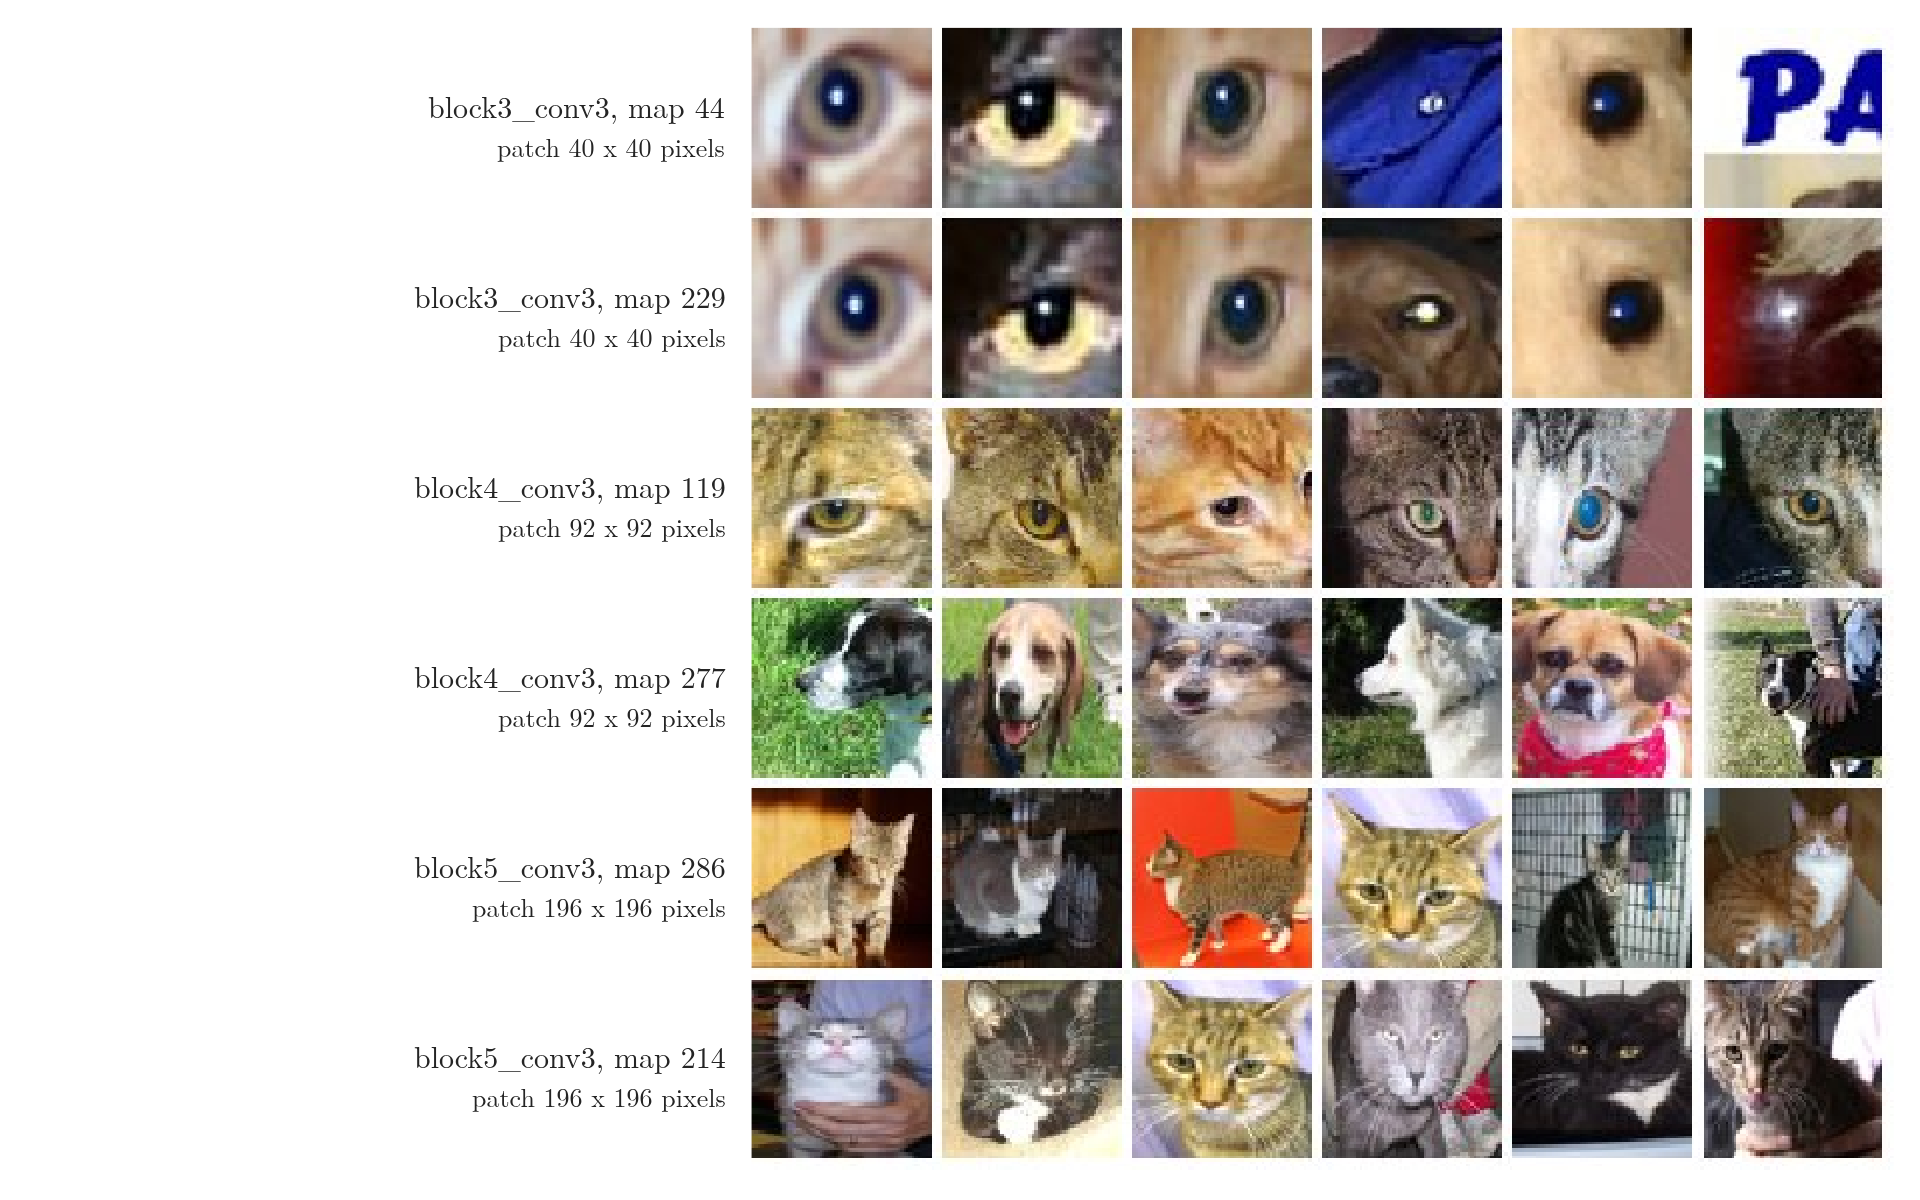

This figure's Python source:
"""For six feature maps in three deep layers, the six photo patches (of 1,000 photos) that excite each map most (Plotly)."""
from pathlib import Path
import numpy as np
import pandas as pd
from PIL import Image
import plotly.graph_objects as go
from common import FONT

here = Path(__file__).parent
data = here.parent / "data"
grid = np.array(Image.open(data / "top_patches.jpg"))
top = pd.read_csv(data / "top_patches.csv")
order = top.drop_duplicates(["layer", "channel"])[["layer", "channel"]].values.tolist()
field = {"block3_conv3": 40, "block4_conv3": 92, "block5_conv3": 196}
fig = go.Figure(go.Image(z=grid))
tile = grid.shape[0] / len(order)
for r, (layer, ch) in enumerate(order):
    fig.add_annotation(x=-8, y=(r + 0.5) * tile, xref="x", yref="y", xanchor="right", showarrow=False,
                       text=f"{layer}, map {ch}<br><span style='font-size:13px'>patch {field[layer]} x {field[layer]} pixels</span>",
                       align="right", font=dict(size=15))
h, w = grid.shape[:2]
fig.update_xaxes(visible=False, range=[-262, w + 2])
fig.update_yaxes(visible=False, range=[h + 2, -2])
fig.update_layout(template="simple_white", width=960, height=600, font=FONT, margin=dict(l=10, r=10, t=10, b=10))
fig.write_image(here / "top_patches.png", scale=2)
fig.write_image(here / "top_patches.pdf")
